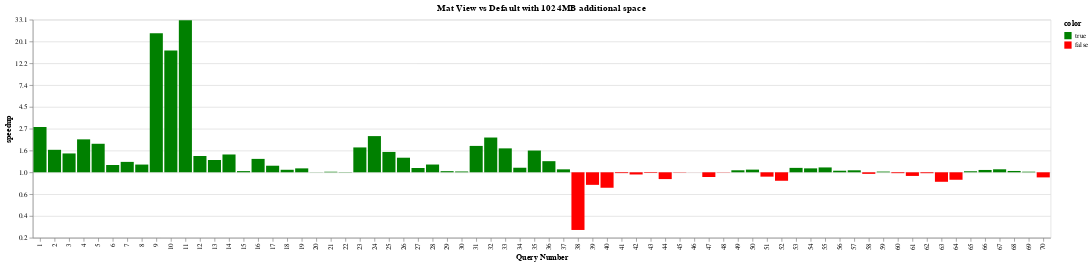

The code cell stored with this chart in its notebook:
### Code cell
chart = plot_speedup("Mat View vs Default", mat_view, 16)
chart

### Figure 1 — Vega-Lite specification as saved in the notebook (floating-point values rounded to 4 significant figures)
{"$schema": "https://vega.github.io/schema/vega-lite/v4.17.0.json", "config": {"view": {"continuousHeight": 300, "continuousWidth": 400}}, "data": {"name": "data-ed303e659d280421ec6b2d14bff66747"}, "datasets": {"data-ed303e659d280421ec6b2d14bff66747": [{"budget": 16, "color": true, "expt_name": "mat_view", "log_speedup": 1.039, "query_name": "query1", "query_num": 1, "running_time": 0.01696, "speedup": 2.827}, {"budget": 16, "color": true, "expt_name": "mat_view", "log_speedup": 0.5156, "query_name": "query2", "query_num": 2, "running_time": 0.01336, "speedup": 1.675}, {"budget": 16, "color": true, "expt_name": "mat_view", "log_speedup": 0.4323, "query_name": "query3", "query_num": 3, "running_time": 0.01581, "speedup": 1.541}, {"budget": 16, "color": true, "expt_name": "mat_view", "log_speedup": 0.7552, "query_name": "query4", "query_num": 4, "running_time": 0.01407, "speedup": 2.128}, {"budget": 16, "color": true, "expt_name": "mat_view", "log_speedup": 0.6541, "query_name": "query5", "query_num": 5, "running_time": 0.04999, "speedup": 1.923}, {"budget": 16, "color": true, "expt_name": "mat_view", "log_speedup": 0.1671, "query_name": "query6", "query_num": 6, "running_time": 1.27, "speedup": 1.182}, {"budget": 16, "color": true, "expt_name": "mat_view", "log_speedup": 0.2387, "query_name": "query7", "query_num": 7, "running_time": 0.4552, "speedup": 1.27}, {"budget": 16, "color": true, "expt_name": "mat_view", "log_speedup": 0.1773, "query_name": "query8", "query_num": 8, "running_time": 2.546, "speedup": 1.194}, {"budget": 16, "color": true, "expt_name": "mat_view", "log_speedup": 3.188, "query_name": "query9", "query_num": 9, "running_time": 0.008255, "speedup": 24.23}, {"budget": 16, "color": true, "expt_name": "mat_view", "log_speedup": 2.794, "query_name": "query10", "query_num": 10, "running_time": 0.008222, "speedup": 16.35}, {"budget": 16, "color": true, "expt_name": "mat_view", "log_speedup": 3.486, "query_name": "query11", "query_num": 11, "running_time": 0.008279, "speedup": 32.66}, {"budget": 16, "color": true, "expt_name": "mat_view", "log_speedup": 0.3742, "query_name": "query12", "query_num": 12, "running_time": 0.5202, "speedup": 1.454}, {"budget": 16, "color": true, "expt_name": "mat_view", "log_speedup": 0.2819, "query_name": "query13", "query_num": 13, "running_time": 0.3525, "speedup": 1.326}, {"budget": 16, "color": true, "expt_name": "mat_view", "log_speedup": 0.4085, "query_name": "query14", "query_num": 14, "running_time": 0.7075, "speedup": 1.505}, {"budget": 16, "color": true, "expt_name": "mat_view", "log_speedup": 0.02746, "query_name": "query15", "query_num": 15, "running_time": 0.3113, "speedup": 1.028}, {"budget": 16, "color": true, "expt_name": "mat_view", "log_speedup": 0.3075, "query_name": "query16", "query_num": 16, "running_time": 0.33, "speedup": 1.36}, {"budget": 16, "color": true, "expt_name": "mat_view", "log_speedup": 0.1509, "query_name": "query17", "query_num": 17, "running_time": 0.3665, "speedup": 1.163}, {"budget": 16, "color": true, "expt_name": "mat_view", "log_speedup": 0.0579, "query_name": "query18", "query_num": 18, "running_time": 0.3111, "speedup": 1.06}, {"budget": 16, "color": true, "expt_name": "mat_view", "log_speedup": 0.09016, "query_name": "query19", "query_num": 19, "running_time": 4.666, "speedup": 1.094}, {"budget": 16, "color": true, "expt_name": "mat_view", "log_speedup": 0.002773, "query_name": "query20", "query_num": 20, "running_time": 1.141, "speedup": 1.003}, {"budget": 16, "color": true, "expt_name": "mat_view", "log_speedup": 0.0128, "query_name": "query21", "query_num": 21, "running_time": 0.5443, "speedup": 1.013}, {"budget": 16, "color": true, "expt_name": "mat_view", "log_speedup": 0.005306, "query_name": "query22", "query_num": 22, "running_time": 2.135, "speedup": 1.005}, {"budget": 16, "color": true, "expt_name": "mat_view", "log_speedup": 0.57, "query_name": "query23", "query_num": 23, "running_time": 1.019, "speedup": 1.768}, {"budget": 16, "color": true, "expt_name": "mat_view", "log_speedup": 0.83, "query_name": "query24", "query_num": 24, "running_time": 0.5843, "speedup": 2.293}, {"budget": 16, "color": true, "expt_name": "mat_view", "log_speedup": 0.467, "query_name": "query25", "query_num": 25, "running_time": 0.1454, "speedup": 1.595}, {"budget": 16, "color": true, "expt_name": "mat_view", "log_speedup": 0.3343, "query_name": "query26", "query_num": 26, "running_time": 0.4993, "speedup": 1.397}, {"budget": 16, "color": true, "expt_name": "mat_view", "log_speedup": 0.09877, "query_name": "query27", "query_num": 27, "running_time": 0.2663, "speedup": 1.104}, {"budget": 16, "color": true, "expt_name": "mat_view", "log_speedup": 0.178, "query_name": "query28", "query_num": 28, "running_time": 0.7864, "speedup": 1.195}, {"budget": 16, "color": true, "expt_name": "mat_view", "log_speedup": 0.02614, "query_name": "query29", "query_num": 29, "running_time": 0.4959, "speedup": 1.026}, {"budget": 16, "color": true, "expt_name": "mat_view", "log_speedup": 0.01883, "query_name": "query30", "query_num": 30, "running_time": 2.934, "speedup": 1.019}, {"budget": 16, "color": true, "expt_name": "mat_view", "log_speedup": 0.6049, "query_name": "query31", "query_num": 31, "running_time": 0.01997, "speedup": 1.831}, {"budget": 16, "color": true, "expt_name": "mat_view", "log_speedup": 0.7972, "query_name": "query32", "query_num": 32, "running_time": 0.02286, "speedup": 2.219}, {"budget": 16, "color": true, "expt_name": "mat_view", "log_speedup": 0.5485, "query_name": "query33", "query_num": 33, "running_time": 0.6604, "speedup": 1.731}, {"budget": 16, "color": true, "expt_name": "mat_view", "log_speedup": 0.1045, "query_name": "query34", "query_num": 34, "running_time": 0.2279, "speedup": 1.11}, {"budget": 16, "color": true, "expt_name": "mat_view", "log_speedup": 0.4989, "query_name": "query35", "query_num": 35, "running_time": 0.03189, "speedup": 1.647}, {"budget": 16, "color": true, "expt_name": "mat_view", "log_speedup": 0.2551, "query_name": "query36", "query_num": 36, "running_time": 0.2751, "speedup": 1.291}, {"budget": 16, "color": true, "expt_name": "mat_view", "log_speedup": 0.06794, "query_name": "query37", "query_num": 37, "running_time": 0.7257, "speedup": 1.07}, {"budget": 16, "color": false, "expt_name": "mat_view", "log_speedup": -1.322, "query_name": "query38", "query_num": 38, "running_time": 0.319, "speedup": 0.2666}, {"budget": 16, "color": false, "expt_name": "mat_view", "log_speedup": -0.288, "query_name": "query39", "query_num": 39, "running_time": 0.3802, "speedup": 0.7498}, {"budget": 16, "color": false, "expt_name": "mat_view", "log_speedup": -0.3543, "query_name": "query40", "query_num": 40, "running_time": 0.342, "speedup": 0.7017}, {"budget": 16, "color": false, "expt_name": "mat_view", "log_speedup": -0.01852, "query_name": "query41", "query_num": 41, "running_time": 4.441, "speedup": 0.9817}, {"budget": 16, "color": false, "expt_name": "mat_view", "log_speedup": -0.05007, "query_name": "query42", "query_num": 42, "running_time": 1.938, "speedup": 0.9512}, {"budget": 16, "color": false, "expt_name": "mat_view", "log_speedup": -0.01369, "query_name": "query43", "query_num": 43, "running_time": 5.382, "speedup": 0.9864}, {"budget": 16, "color": false, "expt_name": "mat_view", "log_speedup": -0.1555, "query_name": "query44", "query_num": 44, "running_time": 0.9585, "speedup": 0.856}, {"budget": 16, "color": false, "expt_name": "mat_view", "log_speedup": -0.006314, "query_name": "query45", "query_num": 45, "running_time": 0.6677, "speedup": 0.9937}, {"budget": 16, "color": false, "expt_name": "mat_view", "log_speedup": -0.0009206, "query_name": "query46", "query_num": 46, "running_time": 0.7862, "speedup": 0.9991}, {"budget": 16, "color": false, "expt_name": "mat_view", "log_speedup": -0.1076, "query_name": "query47", "query_num": 47, "running_time": 1.8, "speedup": 0.898}, {"budget": 16, "color": false, "expt_name": "mat_view", "log_speedup": -0.004866, "query_name": "query48", "query_num": 48, "running_time": 1.197, "speedup": 0.9951}, {"budget": 16, "color": true, "expt_name": "mat_view", "log_speedup": 0.04637, "query_name": "query49", "query_num": 49, "running_time": 3.302, "speedup": 1.047}, {"budget": 16, "color": true, "expt_name": "mat_view", "log_speedup": 0.06145, "query_name": "query50", "query_num": 50, "running_time": 2.267, "speedup": 1.063}, {"budget": 16, "color": false, "expt_name": "mat_view", "log_speedup": -0.09998, "query_name": "query51", "query_num": 51, "running_time": 5.644, "speedup": 0.9049}, {"budget": 16, "color": false, "expt_name": "mat_view", "log_speedup": -0.1942, "query_name": "query52", "query_num": 52, "running_time": 3.563, "speedup": 0.8235}, {"budget": 16, "color": true, "expt_name": "mat_view", "log_speedup": 0.1013, "query_name": "query53", "query_num": 53, "running_time": 0.1502, "speedup": 1.107}, {"budget": 16, "color": true, "expt_name": "mat_view", "log_speedup": 0.09038, "query_name": "query54", "query_num": 54, "running_time": 0.1727, "speedup": 1.095}, {"budget": 16, "color": true, "expt_name": "mat_view", "log_speedup": 0.1114, "query_name": "query55", "query_num": 55, "running_time": 0.1874, "speedup": 1.118}, {"budget": 16, "color": true, "expt_name": "mat_view", "log_speedup": 0.03629, "query_name": "query56", "query_num": 56, "running_time": 0.6662, "speedup": 1.037}, {"budget": 16, "color": true, "expt_name": "mat_view", "log_speedup": 0.0457, "query_name": "query57", "query_num": 57, "running_time": 0.6241, "speedup": 1.047}, {"budget": 16, "color": false, "expt_name": "mat_view", "log_speedup": -0.03573, "query_name": "query58", "query_num": 58, "running_time": 28.63, "speedup": 0.9649}, {"budget": 16, "color": true, "expt_name": "mat_view", "log_speedup": 0.01655, "query_name": "query59", "query_num": 59, "running_time": 0.1929, "speedup": 1.017}, {"budget": 16, "color": false, "expt_name": "mat_view", "log_speedup": -0.01975, "query_name": "query60", "query_num": 60, "running_time": 177.8, "speedup": 0.9804}, {"budget": 16, "color": false, "expt_name": "mat_view", "log_speedup": -0.0834, "query_name": "query61", "query_num": 61, "running_time": 10.88, "speedup": 0.92}, {"budget": 16, "color": false, "expt_name": "mat_view", "log_speedup": -0.02052, "query_name": "query62", "query_num": 62, "running_time": 1.365, "speedup": 0.9797}, {"budget": 16, "color": false, "expt_name": "mat_view", "log_speedup": -0.2176, "query_name": "query63", "query_num": 63, "running_time": 3.59, "speedup": 0.8045}, {"budget": 16, "color": false, "expt_name": "mat_view", "log_speedup": -0.1711, "query_name": "query64", "query_num": 64, "running_time": 2.54, "speedup": 0.8428}, {"budget": 16, "color": true, "expt_name": "mat_view", "log_speedup": 0.02384, "query_name": "query65", "query_num": 65, "running_time": 0.1597, "speedup": 1.024}, {"budget": 16, "color": true, "expt_name": "mat_view", "log_speedup": 0.05375, "query_name": "query66", "query_num": 66, "running_time": 0.9765, "speedup": 1.055}, {"budget": 16, "color": true, "expt_name": "mat_view", "log_speedup": 0.06886, "query_name": "query67", "query_num": 67, "running_time": 0.8065, "speedup": 1.071}, {"budget": 16, "color": true, "expt_name": "mat_view", "log_speedup": 0.03051, "query_name": "query68", "query_num": 68, "running_time": 0.2653, "speedup": 1.031}, {"budget": 16, "color": true, "expt_name": "mat_view", "log_speedup": 0.01411, "query_name": "query69", "query_num": 69, "running_time": 0.1821, "speedup": 1.014}, {"budget": 16, "color": false, "expt_name": "mat_view", "log_speedup": -0.1168, "query_name": "query70", "query_num": 70, "running_time": 5.899, "speedup": 0.8897}]}, "encoding": {"color": {"field": "color", "scale": {"domain": [true, false], "range": ["green", "red"]}, "type": "nominal"}, "x": {"axis": {"title": "Query Number"}, "field": "query_num", "type": "ordinal"}, "y": {"axis": {"format": ",.0f", "labelExpr": "format(exp(datum.value),',.1f')", "title": "speedup"}, "field": "log_speedup", "type": "quantitative"}}, "mark": "bar", "title": {"text": "Mat View vs Default with 1024MB additional space"}}
